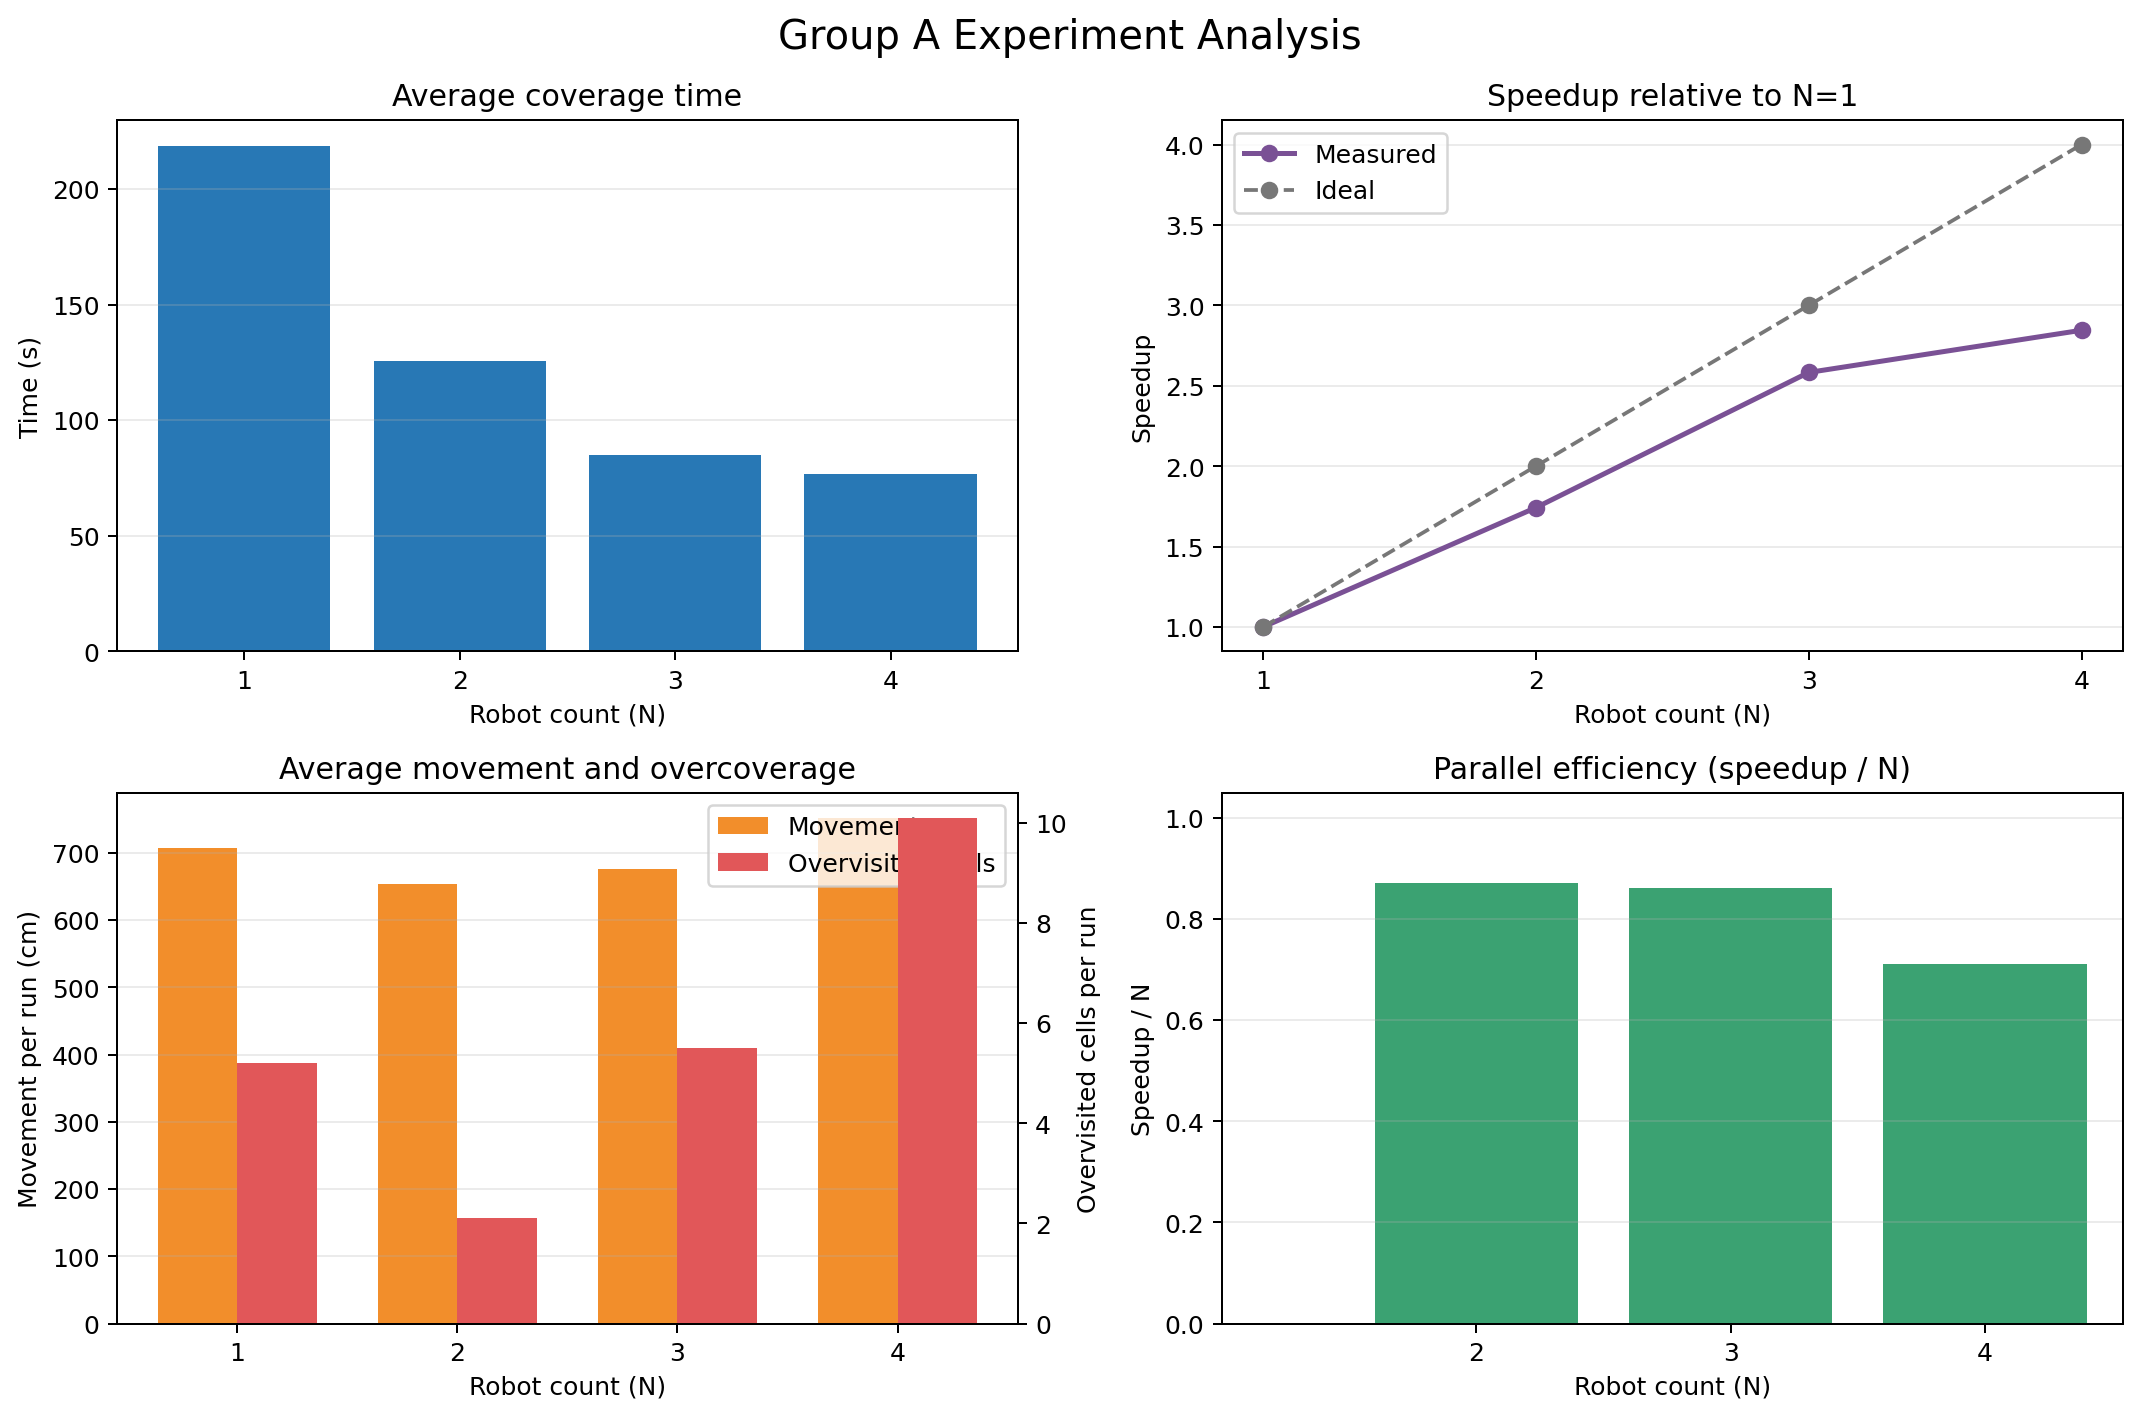

Generate this figure with Python:
#!/usr/bin/env python3
"""
Analyze Group A (obstacle-free arena 1) experiment results.

The analyzer independently reconstructs grid coverage from robot trajectories.
Repeated samples while a robot remains in one cell are collapsed into one cell
entry. A small cell-boundary hysteresis suppresses camera jitter.
False-positive obstacles, failed or invalid runs, and binary completeness
classifications are ignored. Valid completed experiments are compared using
elapsed time, physical movement distance, overcoverage, speedup, and parallel
efficiency.
"""

from __future__ import annotations

import argparse
import ast
import csv
import dataclasses
import math
import pathlib
import statistics
import sys
import typing

import yaml


GROUP_A_EXCLUDED_CELLS = frozenset({(0, 0)})
DEFAULT_MOVEMENT_EPSILON_M = 0.005
DEFAULT_CELL_HYSTERESIS_M = 0.010


@dataclasses.dataclass(frozen=True)
class GridConfig:
    """Coverage-grid geometry and cells excluded from Group A coverage."""

    rows: int
    columns: int
    cell_size: float
    offset_x: float
    offset_y: float
    excluded_cells: frozenset[tuple[int, int]]

    @property
    def xmin(self) -> float:
        """Return the x coordinate of the grid's left boundary."""
        return self.offset_x - self.cell_size / 2.0

    @property
    def ymin(self) -> float:
        """Return the y coordinate of the grid's lower boundary."""
        return self.offset_y - self.cell_size / 2.0

    @property
    def coverable_cells(self) -> frozenset[tuple[int, int]]:
        """Return every grid cell that should be covered in Group A."""
        return frozenset(
            (row, column)
            for row in range(self.rows)
            for column in range(self.columns)
            if (row, column) not in self.excluded_cells
        )

    def cell_for_point(self, x: float, y: float) -> tuple[int, int] | None:
        """Map an arena point to a row/column, or return None when outside."""
        column = math.floor((x - self.xmin) / self.cell_size)
        row = math.floor((y - self.ymin) / self.cell_size)
        if 0 <= row < self.rows and 0 <= column < self.columns:
            return row, column
        return None

    def point_is_inside_cell(
        self,
        x: float,
        y: float,
        cell: tuple[int, int],
        margin: float,
    ) -> bool:
        """Return whether a point is inside a cell by at least margin."""
        row, column = cell
        cell_xmin = self.xmin + column * self.cell_size
        cell_ymin = self.ymin + row * self.cell_size
        return (
            cell_xmin + margin <= x < cell_xmin + self.cell_size - margin
            and cell_ymin + margin <= y < cell_ymin + self.cell_size - margin
        )


@dataclasses.dataclass(frozen=True)
class Experiment:
    """One experiment row loaded from all_experiments.csv."""

    n: int
    date_time: str
    total_time_s: float
    trajectories: tuple[tuple[tuple[float, float], ...], ...]
    status: str
    valid: bool = True


@dataclasses.dataclass(frozen=True)
class TrajectoryMetrics:
    """Movement and cell-entry events reconstructed for one robot."""

    entries: tuple[tuple[float, tuple[int, int]], ...]
    distance_m: float
    moving_segments: int


@dataclasses.dataclass(frozen=True)
class RunMetrics:
    """Trajectory-derived coverage and movement measurements for one run."""

    n: int
    date_time: str
    status: str
    reported_time_s: float
    trajectory_count: int
    overvisited_cells: int
    excess_cell_entries: int
    cell_entries: int
    moving_segments: int
    movement_cm: float
    valid: bool = True


@dataclasses.dataclass(frozen=True)
class GroupMetrics:
    """Aggregate Group A measurements for one robot count."""

    n: int
    runs: int
    avg_coverage_time_s: float | None
    avg_overvisited_cells: float | None
    avg_excess_cell_entries: float | None
    avg_movement_cm: float | None
    total_movement_cm: float
    speedup: float | None
    parallel_efficiency: float | None


def default_results_path() -> pathlib.Path:
    """Locate the workspace's aggregate experiment CSV."""
    for parent in pathlib.Path(__file__).resolve().parents:
        if parent.name in ('src', 'install'):
            return parent.parent / 'experiment_results' / 'all_experiments.csv'
    return pathlib.Path.cwd() / 'experiment_results' / 'all_experiments.csv'


def default_params_path() -> pathlib.Path:
    """Locate the grid parameter file in source or installed layouts."""
    source_path = (
        pathlib.Path(__file__).resolve().parent / 'config' / 'params.yaml'
    )
    if source_path.is_file():
        return source_path

    try:
        from ament_index_python.packages import get_package_share_directory
    except ImportError as error:
        raise FileNotFoundError(
            'Could not locate config/params.yaml; pass --params explicitly'
        ) from error

    return (
        pathlib.Path(get_package_share_directory('mechalino_observer'))
        / 'config'
        / 'params.yaml'
    )


def _pairs_from_flat(
    values: typing.Sequence[object], field_name: str
) -> frozenset:
    """Convert a flattened row,column sequence into a cell set."""
    if len(values) % 2:
        raise ValueError(
            f'{field_name} must contain flattened row,column pairs'
        )
    result = set()
    for index in range(0, len(values), 2):
        result.add((int(values[index]), int(values[index + 1])))
    return frozenset(result)


def load_grid_config(params_path: pathlib.Path) -> GridConfig:
    """Load shared grid geometry and excluded cells from ROS parameters."""
    with params_path.open(encoding='utf-8') as stream:
        document = yaml.safe_load(stream)
    parameters = document['/**']['ros__parameters']
    excluded = _pairs_from_flat(
        parameters.get('excluded_cells', [0, 0]), 'excluded_cells'
    )
    grid = GridConfig(
        rows=int(parameters['grid_n']),
        columns=int(parameters['grid_m']),
        cell_size=float(parameters['grid_k']),
        offset_x=float(parameters['grid_offset_x']),
        offset_y=float(parameters['grid_offset_y']),
        excluded_cells=excluded | GROUP_A_EXCLUDED_CELLS,
    )
    if grid.rows <= 0 or grid.columns <= 0 or grid.cell_size <= 0.0:
        raise ValueError(f'Invalid grid geometry in {params_path}')
    return grid


def _literal(value: str, field_name: str, row_number: int):
    """Parse a Python-literal CSV field with a useful row error."""
    try:
        return ast.literal_eval(value)
    except (SyntaxError, ValueError) as error:
        raise ValueError(
            f'CSV row {row_number}: invalid {field_name}: {error}'
        ) from error


def _parse_trajectories(
    value: str, row_number: int
) -> tuple[tuple[tuple[float, float], ...], ...]:
    """Parse all robot x,y trajectories from one aggregate CSV row."""
    raw_trajectories = _literal(value, 'trajectories', row_number)
    trajectories = []
    for robot_index, raw_trajectory in enumerate(raw_trajectories):
        points = []
        for point_index, raw_point in enumerate(raw_trajectory):
            if not isinstance(raw_point, (tuple, list)) or len(raw_point) < 2:
                raise ValueError(
                    f'CSV row {row_number}: robot {robot_index} point '
                    f'{point_index} is not an x,y pair'
                )
            points.append((float(raw_point[0]), float(raw_point[1])))
        trajectories.append(tuple(points))
    return tuple(trajectories)


def load_experiments(csv_path: pathlib.Path) -> list[Experiment]:
    """Load experiments from an aggregate results CSV."""
    with csv_path.open(encoding='utf-8', newline='') as stream:
        reader = csv.DictReader(stream)
        required = {'N', 'date_time', 'total_time', 'trajectories', 'status'}
        missing = required - set(reader.fieldnames or ())
        if missing:
            raise ValueError(
                f'{csv_path} is missing columns: {", ".join(sorted(missing))}'
            )

        experiments = []
        for row_number, row in enumerate(reader, start=2):
            validity = (row.get('valid') or 'true').strip().lower()
            if validity not in ('true', 'false'):
                raise ValueError(
                    f'CSV row {row_number}: invalid valid value: '
                    f'{row.get("valid")!r}'
                )
            experiments.append(
                Experiment(
                    n=int(row['N']),
                    date_time=row['date_time'],
                    total_time_s=float(row['total_time']),
                    trajectories=_parse_trajectories(
                        row['trajectories'], row_number
                    ),
                    status=(row['status'] or '').strip().lower(),
                    valid=validity == 'true',
                )
            )
    return experiments


def _sample_time(index: int, point_count: int, total_time_s: float) -> float:
    """Estimate a sample time because stored trajectories lack timestamps."""
    if point_count <= 1:
        return 0.0
    return total_time_s * index / (point_count - 1)


def analyze_trajectory(
    points: typing.Sequence[tuple[float, float]],
    total_time_s: float,
    grid: GridConfig,
    movement_epsilon_m: float,
    cell_hysteresis_m: float,
) -> TrajectoryMetrics:
    """Reconstruct movement and stable cell-entry events for one robot."""
    if not points:
        return TrajectoryMetrics((), 0.0, 0)

    entries: list[tuple[float, tuple[int, int]]] = []
    current_cell = grid.cell_for_point(*points[0])
    if current_cell is not None and current_cell not in grid.excluded_cells:
        entries.append((0.0, current_cell))

    distance_m = 0.0
    moving_segments = 0
    motion_anchor = points[0]
    motion_anchor_time = 0.0
    previous_point = points[0]
    interpolation_step = grid.cell_size / 20.0

    for index, point in enumerate(points[1:], start=1):
        current_time = _sample_time(index, len(points), total_time_s)
        sample_distance = math.dist(previous_point, point)
        if sample_distance >= movement_epsilon_m:
            distance_m += sample_distance
            moving_segments += 1
        previous_point = point

        anchor_distance = math.dist(motion_anchor, point)
        if anchor_distance < movement_epsilon_m:
            continue

        steps = max(1, math.ceil(anchor_distance / interpolation_step))
        for step in range(1, steps + 1):
            fraction = step / steps
            x = motion_anchor[0] + (point[0] - motion_anchor[0]) * fraction
            y = motion_anchor[1] + (point[1] - motion_anchor[1]) * fraction
            candidate = grid.cell_for_point(x, y)
            if candidate is None or candidate == current_cell:
                continue
            if not grid.point_is_inside_cell(
                x, y, candidate, cell_hysteresis_m
            ):
                continue

            current_cell = candidate
            if candidate not in grid.excluded_cells:
                event_time = motion_anchor_time + (
                    current_time - motion_anchor_time
                ) * fraction
                entries.append((event_time, candidate))

        motion_anchor = point
        motion_anchor_time = current_time

    return TrajectoryMetrics(tuple(entries), distance_m, moving_segments)


def analyze_experiment(
    experiment: Experiment,
    grid: GridConfig,
    movement_epsilon_m: float = DEFAULT_MOVEMENT_EPSILON_M,
    cell_hysteresis_m: float = DEFAULT_CELL_HYSTERESIS_M,
) -> RunMetrics:
    """Measure trajectory coverage and movement for one experiment."""
    trajectory_metrics = [
        analyze_trajectory(
            trajectory,
            experiment.total_time_s,
            grid,
            movement_epsilon_m,
            cell_hysteresis_m,
        )
        for trajectory in experiment.trajectories
    ]
    events = sorted(
        event
        for metrics in trajectory_metrics
        for event in metrics.entries
    )

    entry_counts: dict[tuple[int, int], int] = {}
    for _, cell in events:
        entry_counts[cell] = entry_counts.get(cell, 0) + 1
    overvisited_cells = sum(count > 1 for count in entry_counts.values())
    excess_cell_entries = sum(
        max(0, count - 1) for count in entry_counts.values()
    )
    cell_entries = sum(entry_counts.values())

    return RunMetrics(
        n=experiment.n,
        date_time=experiment.date_time,
        status=experiment.status,
        reported_time_s=experiment.total_time_s,
        trajectory_count=len(experiment.trajectories),
        overvisited_cells=overvisited_cells,
        excess_cell_entries=excess_cell_entries,
        cell_entries=cell_entries,
        moving_segments=sum(
            item.moving_segments for item in trajectory_metrics
        ),
        movement_cm=(
            100.0 * sum(item.distance_m for item in trajectory_metrics)
        ),
        valid=experiment.valid,
    )


def _average(values: typing.Iterable[float]) -> float | None:
    """Return an arithmetic mean, or None for an empty population."""
    values = list(values)
    return statistics.fmean(values) if values else None


def aggregate_groups(
    runs: typing.Sequence[RunMetrics],
) -> list[GroupMetrics]:
    """Aggregate completed runs by N and calculate strong-scaling speedup."""
    grouped: dict[int, list[RunMetrics]] = {}
    for run in runs:
        if run.status == 'completed' and run.valid:
            grouped.setdefault(run.n, []).append(run)

    partial = []
    for n in sorted(grouped):
        group_runs = grouped[n]
        partial.append(
            GroupMetrics(
                n=n,
                runs=len(group_runs),
                avg_coverage_time_s=_average(
                    run.reported_time_s for run in group_runs
                ),
                avg_overvisited_cells=_average(
                    float(run.overvisited_cells) for run in group_runs
                ),
                avg_excess_cell_entries=_average(
                    float(run.excess_cell_entries) for run in group_runs
                ),
                avg_movement_cm=_average(
                    run.movement_cm for run in group_runs
                ),
                total_movement_cm=sum(
                    run.movement_cm for run in group_runs
                ),
                speedup=None,
                parallel_efficiency=None,
            )
        )

    if not partial:
        return []
    baseline_time = partial[0].avg_coverage_time_s
    result = []
    baseline_n = partial[0].n
    for group in partial:
        values = dataclasses.asdict(group)
        if baseline_time is not None and group.avg_coverage_time_s:
            values['speedup'] = baseline_time / group.avg_coverage_time_s
            if group.n != baseline_n:
                relative_robot_count = group.n / baseline_n
                values['parallel_efficiency'] = (
                    values['speedup'] / relative_robot_count
                )
        result.append(GroupMetrics(**values))
    return result


def _format(value, digits: int = 2) -> str:
    """Format values for aligned terminal tables."""
    if value is None:
        return 'N/A'
    if isinstance(value, bool):
        return 'yes' if value else 'no'
    if isinstance(value, float):
        return f'{value:.{digits}f}'
    return str(value)


def _print_table(
    headers: typing.Sequence[str],
    rows: typing.Sequence[typing.Sequence[object]],
) -> None:
    """Print a compact aligned text table."""
    rendered = [[_format(value) for value in row] for row in rows]
    widths = [len(header) for header in headers]
    for row in rendered:
        for index, value in enumerate(row):
            widths[index] = max(widths[index], len(value))

    print(
        '  '.join(
            header.ljust(widths[i]) for i, header in enumerate(headers)
        )
    )
    print('  '.join('-' * width for width in widths))
    for row in rendered:
        print('  '.join(value.rjust(widths[i]) for i, value in enumerate(row)))


def print_report(
    csv_path: pathlib.Path,
    grid: GridConfig,
    groups: typing.Sequence[GroupMetrics],
) -> None:
    """Print time, movement, speedup, and efficiency tables."""
    print('Group A Analysis')
    print(f'Input: {csv_path}')
    print(
        f'Grid: {grid.rows}x{grid.columns}; '
        f'{len(grid.coverable_cells)} coverable cells; '
        f'excluded={sorted(grid.excluded_cells)}'
    )
    print('Population: valid runs reported as completed.')
    print(
        'Failed or invalid runs, obstacle detections, and completeness checks '
        'are ignored.'
    )

    print('\nTime, movement, and overcoverage')
    _print_table(
        (
            'N', 'runs', 'avg time (s)',
            'avg overvisited', 'avg excess entries',
            'avg movement (cm)', 'total movement (cm)',
        ),
        [
            (
                group.n,
                group.runs,
                group.avg_coverage_time_s,
                group.avg_overvisited_cells,
                group.avg_excess_cell_entries,
                group.avg_movement_cm,
                group.total_movement_cm,
            )
            for group in groups
        ],
    )

    print('\nSpeedup (smallest N is the baseline)')
    _print_table(
        ('N', 'avg time (s)', 'speedup', 'parallel efficiency'),
        [
            (
                group.n,
                group.avg_coverage_time_s,
                group.speedup,
                group.parallel_efficiency,
            )
            for group in groups
        ],
    )


def save_charts(
    groups: typing.Sequence[GroupMetrics], output_path: pathlib.Path
) -> None:
    """Save a four-panel summary chart without opening a GUI window."""
    if not groups:
        raise ValueError('No completed experiments are available to plot')

    import matplotlib

    matplotlib.use('Agg')
    import matplotlib.pyplot as pyplot

    robot_counts = [group.n for group in groups]
    average_times = [group.avg_coverage_time_s or 0.0 for group in groups]
    overvisited = [group.avg_overvisited_cells or 0.0 for group in groups]
    movements_cm = [group.avg_movement_cm or 0.0 for group in groups]
    speedups = [group.speedup or 0.0 for group in groups]
    efficiency_groups = [
        group for group in groups if group.parallel_efficiency is not None
    ]
    efficiency_counts = [group.n for group in efficiency_groups]
    efficiencies = [group.parallel_efficiency for group in efficiency_groups]
    baseline_n = min(robot_counts)
    ideal_speedups = [count / baseline_n for count in robot_counts]

    figure, axes = pyplot.subplots(2, 2, figsize=(12, 8))
    figure.suptitle('Group A Experiment Analysis', fontsize=16)

    axes[0, 0].bar(robot_counts, average_times, color='#2878B5')
    axes[0, 0].set_title('Average coverage time')
    axes[0, 0].set_ylabel('Time (s)')

    axes[0, 1].plot(
        robot_counts,
        speedups,
        marker='o',
        linewidth=2,
        label='Measured',
        color='#7A5195',
    )
    axes[0, 1].plot(
        robot_counts,
        ideal_speedups,
        marker='o',
        linestyle='--',
        label='Ideal',
        color='#777777',
    )
    axes[0, 1].set_title(f'Speedup relative to N={baseline_n}')
    axes[0, 1].set_ylabel('Speedup')
    axes[0, 1].legend()

    movement_axis = axes[1, 0]
    movement_bars = movement_axis.bar(
        [count - 0.18 for count in robot_counts],
        movements_cm,
        width=0.36,
        label='Movement',
        color='#F28E2B',
    )
    overcoverage_axis = movement_axis.twinx()
    overcoverage_bars = overcoverage_axis.bar(
        [count + 0.18 for count in robot_counts],
        overvisited,
        width=0.36,
        label='Overvisited cells',
        color='#E15759',
    )
    movement_axis.set_title('Average movement and overcoverage')
    movement_axis.set_ylabel('Movement per run (cm)')
    overcoverage_axis.set_ylabel('Overvisited cells per run')
    movement_axis.legend(
        (movement_bars, overcoverage_bars),
        ('Movement', 'Overvisited cells'),
    )

    axes[1, 1].bar(efficiency_counts, efficiencies, color='#3BA272')
    axes[1, 1].set_title('Parallel efficiency (speedup / N)')
    axes[1, 1].set_ylabel('Speedup / N')
    axes[1, 1].set_ylim(0.0, 1.05)

    for axis in axes.flat:
        axis.set_xlabel('Robot count (N)')
        axis.set_xticks(robot_counts)
        axis.grid(axis='y', alpha=0.25)
    overcoverage_axis.set_xticks(robot_counts)
    axes[1, 1].set_xticks(efficiency_counts)

    output_path.parent.mkdir(parents=True, exist_ok=True)
    figure.tight_layout()
    figure.savefig(output_path, dpi=180, bbox_inches='tight')
    pyplot.close(figure)


def _write_csv(
    path: pathlib.Path, records: typing.Sequence[dict]
) -> None:
    """Write dictionaries to a CSV when the user requests an export."""
    if not records:
        return
    path.parent.mkdir(parents=True, exist_ok=True)
    with path.open('w', encoding='utf-8', newline='') as stream:
        writer = csv.DictWriter(stream, fieldnames=list(records[0]))
        writer.writeheader()
        writer.writerows(records)


def _serializable_run(run: RunMetrics) -> dict:
    """Convert one run to a CSV-ready dictionary."""
    return dataclasses.asdict(run)


def build_argument_parser() -> argparse.ArgumentParser:
    """Build the Group A command-line interface."""
    parser = argparse.ArgumentParser(
        prog='Group A Analysis',
        description='Analyze obstacle-free arena 1 experiment results.',
    )
    parser.add_argument(
        'csv_path',
        nargs='?',
        type=pathlib.Path,
        default=default_results_path(),
    )
    parser.add_argument(
        '--params', type=pathlib.Path, default=default_params_path(),
        help='ROS parameter YAML containing the grid geometry',
    )
    parser.add_argument(
        '--movement-epsilon-m', type=float,
        default=DEFAULT_MOVEMENT_EPSILON_M,
        help='minimum accumulated displacement used for cell-entry tracking',
    )
    parser.add_argument(
        '--cell-hysteresis-m', type=float,
        default=DEFAULT_CELL_HYSTERESIS_M,
        help='distance a robot must enter a new cell before it counts',
    )
    parser.add_argument(
        '--summary-csv', type=pathlib.Path,
        help='optional path for the per-N summary table',
    )
    parser.add_argument(
        '--details-csv', type=pathlib.Path,
        help='optional path for per-run coverage and movement measurements',
    )
    parser.add_argument(
        '--chart-output',
        type=pathlib.Path,
        default=pathlib.Path('group_a_analysis.png'),
        help='PNG dashboard path (default: group_a_analysis.png)',
    )
    return parser


def main(argv: typing.Sequence[str] | None = None) -> int:
    """Run the Group A analysis and optional CSV exports."""
    args = build_argument_parser().parse_args(argv)
    if args.movement_epsilon_m < 0.0:
        raise ValueError('--movement-epsilon-m cannot be negative')

    grid = load_grid_config(args.params)
    if not 0.0 <= args.cell_hysteresis_m < grid.cell_size / 2.0:
        raise ValueError(
            '--cell-hysteresis-m must be non-negative and less than half '
            'a cell'
        )

    experiments = [
        experiment
        for experiment in load_experiments(args.csv_path)
        if experiment.status == 'completed' and experiment.valid
    ]
    if not experiments:
        raise ValueError('No valid completed experiments were found')
    runs = [
        analyze_experiment(
            experiment,
            grid,
            args.movement_epsilon_m,
            args.cell_hysteresis_m,
        )
        for experiment in experiments
    ]
    groups = aggregate_groups(runs)
    print_report(args.csv_path, grid, groups)
    save_charts(groups, args.chart_output)
    print(f'\nCharts: {args.chart_output.resolve()}')

    if args.summary_csv:
        _write_csv(
            args.summary_csv,
            [dataclasses.asdict(group) for group in groups],
        )
    if args.details_csv:
        _write_csv(args.details_csv, [_serializable_run(run) for run in runs])
    return 0


if __name__ == '__main__':
    try:
        raise SystemExit(main())
    except (
        FileNotFoundError,
        ImportError,
        KeyError,
        OSError,
        ValueError,
    ) as error:
        print(f'Group A Analysis error: {error}', file=sys.stderr)
        raise SystemExit(2)
